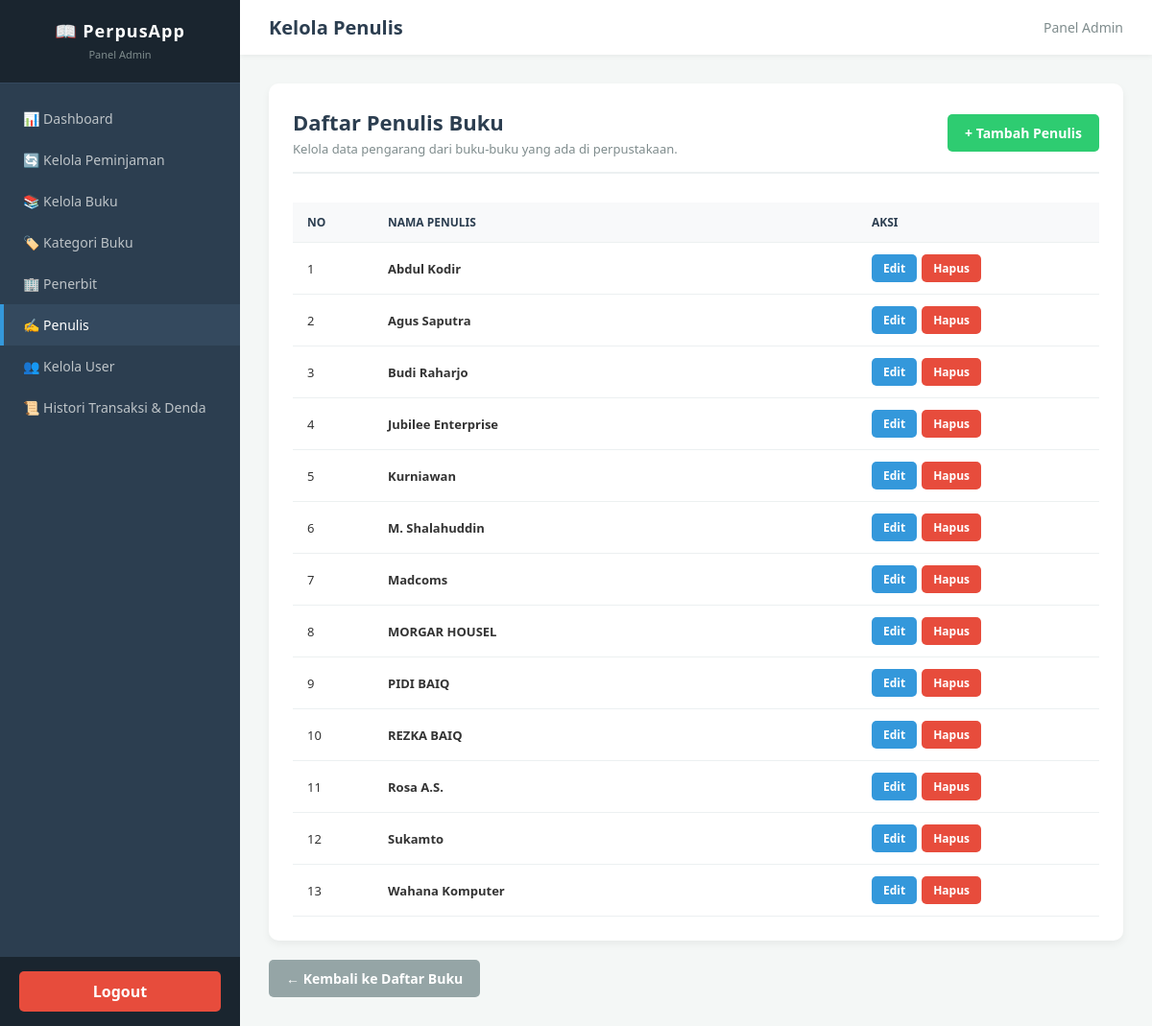
Page /VIEW/ADMIN/daftarPenulis.php on the committed database.
### tables this page shows
CREATE TABLE `penulis` (
  `id_penulis` int NOT NULL,
  `nama_penulis` varchar(70) NOT NULL
);

### MODEL/m_koneksi.php (called while the page is built, shortened)
<?php
class Koneksi
{
    private $host = "localhost";
    private $username = "root";
    private $pass = "";
    private $dbname = "db_perpustakaan";
    public $koneksi;
    public function __construct()
    {
        $this->koneksi = mysqli_connect(
            $this->host,
            $this->username,
            $this->pass,
            $this->dbname
        );
        $this->koneksi->set_charset("utf8mb4");
    }
    public function getKoneksi()
    {
        return $this->koneksi;
    }
}

### MODEL/m_penulis.php (called while the page is built, shortened)
<?php
require_once __DIR__ . "/m_koneksi.php";
class Penulis
{
    private $koneksi;
    public function __construct()
    {
        $db = new Koneksi();
        $this->koneksi = $db->getKoneksi();
    }
    public function getAll()
    {
        $query = "
            SELECT
                id_penulis,
                nama_penulis
            FROM penulis
            ORDER BY nama_penulis ASC
        ";
        $result = $this->koneksi->query($query);
        $data = [];
        if ($result) {
            while ($row = $result->fetch_assoc()) {
                $data[] = $row;
            }
        }
        return $data;
    }
}
?>

### VIEW/ADMIN/daftarPenulis.php (the view, shortened to what this page needs)
<?php
require_once __DIR__ . "/../../MODEL/m_penulis.php";
$penulisModel = new Penulis();
$daftarPenulis = $penulisModel->getAll();
?>
<!DOCTYPE html>
<html lang="id">
<head>
</head>
<body>
    <?php include __DIR__ . "/../TEMPLATE/SideBarAdmin.php"; ?>
    <div class="main-content">
        <div class="topbar">
            <h2>Kelola Penulis</h2>
            <div style="font-size: 14px; color: #7f8c8d;">Panel Admin</div>
        </div>
        <div class="container">
            <div class="card">
                <div class="page-header">
                    <div>
                        <h3>Daftar Penulis Buku</h3>
                        <p>Kelola data pengarang dari buku-buku yang ada di perpustakaan.</p>
                    </div>
                    <div>
                        <a href="tambahPenulis.php" class="btn btn-primary">+ Tambah Penulis</a>
                    </div>
                </div>
                <div class="table-responsive">
                    <table class="data-table">
                        <thead>
                            <tr>
                                <th style="width: 10%;">No</th>
                                <th style="width: 60%;">Nama Penulis</th>
                                <th style="width: 30%;">Aksi</th>
                            </tr>
                        </thead>
                        <tbody>
                            <?php if (!empty($daftarPenulis)): ?>
                                <?php $no = 1; ?>
                                <?php foreach ($daftarPenulis as $penulis): ?>
                                    <tr>
                                        <td><?= $no++ ?></td>
                                        <td><strong><?= htmlspecialchars($penulis['nama_penulis']) ?></strong></td>
                                        <td>
                                            <div class="action-group">
                                                <a href="../../CONTROLLER/c_penulis.php?aksi=edit&id_penulis=<?= $penulis['id_penulis'] ?>" class="btn btn-edit">Edit</a>
                                                <a href="../../CONTROLLER/c_penulis.php?aksi=hapus&id_penulis=<?= $penulis['id_penulis'] ?>" class="btn btn-delete" onclick="return confirm('Yakin ingin menghapus penulis ini?')">Hapus</a>
                                            </div>
                                        </td>
                                    </tr>
                                <?php endforeach; ?>
                            <?php else: ?>
                                <tr>
                                    <td colspan="3" class="text-center">Belum ada data penulis.</td>
                                </tr>
                            <?php endif; ?>
                        </tbody>
                    </table>
                </div>
            </div>
            <a href="daftarBuku.php" class="btn btn-back">← Kembali ke Daftar Buku</a>
        </div>
    </div>
</body>
</html>

### VIEW/ADMIN/daftarPenulis.php (style rules this page uses)
* { box-sizing: border-box; margin: 0; padding: 0; font-family: 'Segoe UI', Tahoma, Geneva, Verdana, sans-serif; }
body { background-color: #f4f7f6; color: #333; display: flex; min-height: 100vh; }
.main-content { flex: 1; display: flex; flex-direction: column; overflow: hidden; }
.topbar { background-color: #fff; padding: 15px 30px; box-shadow: 0 2px 5px rgba(0,0,0,0.05); display: flex; justify-content: space-between; align-items: center; }
.topbar h2 { font-size: 20px; color: #2c3e50; }
.container { padding: 30px; flex: 1; overflow-y: auto; }
.card { background: #ffffff; padding: 25px; border-radius: 10px; box-shadow: 0 4px 8px rgba(0, 0, 0, 0.05); }
.page-header { display: flex; justify-content: space-between; align-items: center; margin-bottom: 20px; border-bottom: 2px solid #ecf0f1; padding-bottom: 15px; }
.page-header h3 { color: #2c3e50; font-size: 22px; }
.page-header p { color: #7f8c8d; font-size: 13px; margin-top: 4px; }
.btn { padding: 10px 18px; border-radius: 5px; font-size: 14px; font-weight: bold; text-decoration: none; cursor: pointer; transition: background 0.3s ease; display: inline-block; text-align: center; }
.btn-primary { background-color: #2ecc71; color: white; }
.btn-edit { background-color: #3498db; color: white; padding: 6px 12px; font-size: 12px; }
.btn-delete { background-color: #e74c3c; color: white; padding: 6px 12px; font-size: 12px; }
.btn-back { background-color: #95a5a6; color: white; margin-top: 20px; }
.action-group { display: flex; gap: 5px; flex-wrap: wrap; }
.table-responsive { width: 100%; overflow-x: auto; }
.data-table { width: 100%; border-collapse: collapse; margin-top: 10px; }
.data-table th, .data-table td { padding: 12px 15px; text-align: left; border-bottom: 1px solid #ecf0f1; font-size: 13px; }
.data-table th { background-color: #f8f9fa; color: #2c3e50; font-weight: 600; text-transform: uppercase; font-size: 12px; }

### rows in the picture
penulis: nama_penulis "Abdul Kodir"
penulis: nama_penulis "Agus Saputra"
penulis: nama_penulis "Budi Raharjo"
penulis: nama_penulis "Jubilee Enterprise"
penulis: nama_penulis "Kurniawan"
penulis: nama_penulis "M. Shalahuddin"
penulis: nama_penulis "Madcoms"
penulis: nama_penulis "MORGAR HOUSEL"
penulis: nama_penulis "PIDI BAIQ"
penulis: nama_penulis "REZKA BAIQ"
penulis: nama_penulis "Rosa A.S."
penulis: nama_penulis "Sukamto"
penulis: nama_penulis "Wahana Komputer"
